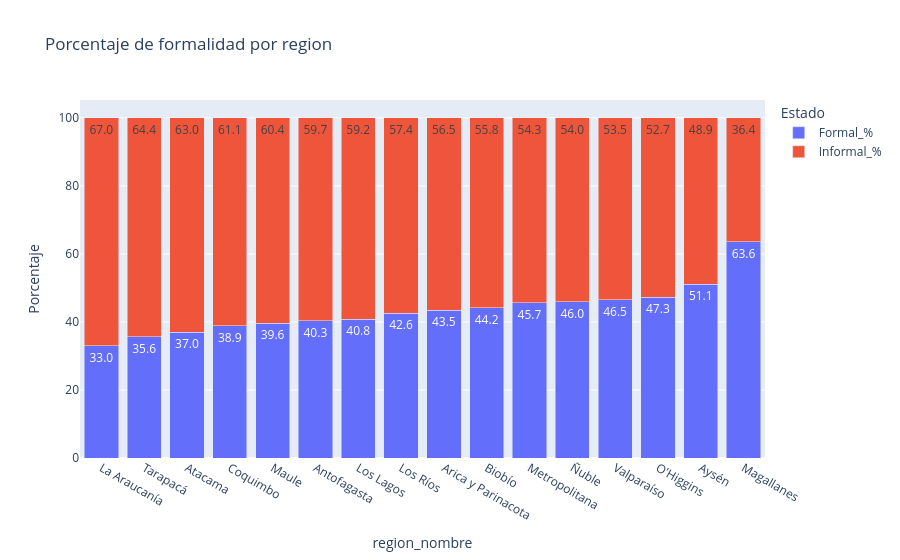

Notebook code cell kept with this figure:
### Code cell
grafico_pct = tabla.reset_index()

grafico_pct = grafico_pct.melt(
    id_vars=grafico_pct.columns[0],
    value_vars=["Formal_%", "Informal_%"],
    var_name="Estado",
    value_name="Porcentaje"
)

fig = px.bar(
    grafico_pct,
    x=grafico_pct.columns[0],
    y="Porcentaje",
    color="Estado",
    barmode="stack",
    text_auto=".1f",
    title="Porcentaje de formalidad por region"
)

fig.show()

### Figure 1 — Plotly figure (JSON) as saved in the notebook; plotly's stock layout.template omitted (floating-point values rounded to 4 significant figures)
{"data": [{"hovertemplate": "Estado=Formal_%<br>region_nombre=%{x}<br>Porcentaje=%{y}<extra></extra>", "legendgroup": "Formal_%", "marker": {"color": "#636efa", "pattern": {"shape": ""}}, "name": "Formal_%", "orientation": "v", "showlegend": true, "textposition": "auto", "texttemplate": "%{y:.1f}", "type": "bar", "x": ["La Araucanía", "Tarapacá", "Atacama", "Coquimbo", "Maule", "Antofagasta", "Los Lagos", "Los Ríos", "Arica y Parinacota", "Biobío", "Metropolitana", "Ñuble", "Valparaíso", "O'Higgins", "Aysén", "Magallanes"], "xaxis": "x", "y": [33.0, 35.6, 37.0, 38.9, 39.6, 40.3, 40.8, 42.6, 43.5, 44.2, 45.7, 46.0, 46.5, 47.3, 51.1, 63.6], "yaxis": "y"}, {"hovertemplate": "Estado=Informal_%<br>region_nombre=%{x}<br>Porcentaje=%{y}<extra></extra>", "legendgroup": "Informal_%", "marker": {"color": "#EF553B", "pattern": {"shape": ""}}, "name": "Informal_%", "orientation": "v", "showlegend": true, "textposition": "auto", "texttemplate": "%{y:.1f}", "type": "bar", "x": ["La Araucanía", "Tarapacá", "Atacama", "Coquimbo", "Maule", "Antofagasta", "Los Lagos", "Los Ríos", "Arica y Parinacota", "Biobío", "Metropolitana", "Ñuble", "Valparaíso", "O'Higgins", "Aysén", "Magallanes"], "xaxis": "x", "y": [67.0, 64.4, 63.0, 61.1, 60.4, 59.7, 59.2, 57.4, 56.5, 55.8, 54.3, 54.0, 53.5, 52.7, 48.9, 36.4], "yaxis": "y"}], "layout": {"barmode": "stack", "legend": {"title": {"text": "Estado"}, "tracegroupgap": 0}, "title": {"text": "Porcentaje de formalidad por region"}, "xaxis": {"anchor": "y", "domain": [0, 1], "title": {"text": "region_nombre"}}, "yaxis": {"anchor": "x", "domain": [0, 1], "title": {"text": "Porcentaje"}}}}
